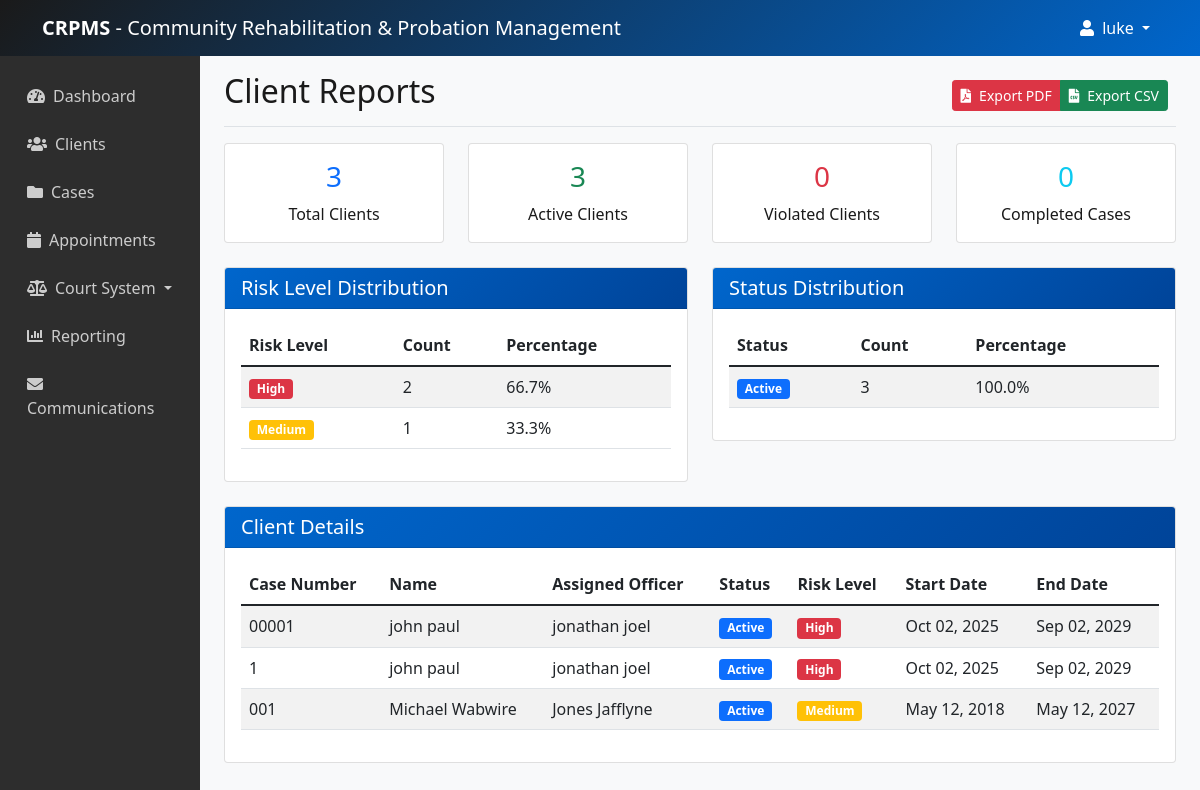
/reporting/clients/ (signed in), run on the app's committed database.
### users/models.py (models this page shows, shortened)
class User(AbstractUser):
    USER_TYPE_CHOICES = (
        ('admin', 'System Administrator'),
        ('officer', 'Probation Officer'),
        ('staff', 'Support Staff'),
        ('judge', 'Judge'),
    )
    user_type = models.CharField(max_length=20, choices=USER_TYPE_CHOICES, default='officer')
    phone = models.CharField(max_length=20, blank=True)
    department = models.CharField(max_length=100, blank=True)
    badge_number = models.CharField(max_length=50, blank=True)
    profile_picture = models.ImageField(upload_to='profiles/', blank=True)
    is_active_officer = models.BooleanField(default=True)  # Track if officer is active
    court_jurisdiction = models.CharField(max_length=100, blank=True)  # For judges

### clients/models.py (models this page shows, shortened)
class Client(models.Model):
    GENDER_CHOICES = (
        ('M', 'Male'),
        ('F', 'Female'),
        ('O', 'Other'),
    )
    STATUS_CHOICES = (
        ('active', 'Active'),
        ('completed', 'Completed'),
        ('violated', 'Violated'),
        ('transferred', 'Transferred'),
    )
    case_number = models.CharField(max_length=50, unique=True)
    first_name = models.CharField(max_length=100)
    last_name = models.CharField(max_length=100)
    date_of_birth = models.DateField()
    gender = models.CharField(max_length=1, choices=GENDER_CHOICES)
    assigned_officer = models.ForeignKey(User, on_delete=models.PROTECT, limit_choices_to={'user_type': 'officer', 'is_active_officer': True})
    status = models.CharField(max_length=20, choices=STATUS_CHOICES, default='active')
    start_date = models.DateField()
    end_date = models.DateField()
    risk_level = models.CharField(max_length=20, choices=[('low', 'Low'), ('medium', 'Medium'), ('high', 'High')])
    notes = models.TextField(blank=True)
    created_by = models.ForeignKey(User, on_delete=models.PROTECT, related_name='clients_created')
    created_at = models.DateTimeField(auto_now_add=True)
    updated_at = models.DateTimeField(auto_now=True)

### reporting/views.py (the view)
# urls.py: path('clients/', views.client_report, name='client_report'),
@login_required
def client_report(request):
    clients = Client.objects.all().select_related('assigned_officer')
    total_clients = clients.count()
    active_clients = clients.filter(status='active').count()
    completed_clients = clients.filter(status='completed').count()
    violated_clients = clients.filter(status='violated').count()
    risk_levels = Client.objects.values('risk_level').annotate(
        count=Count('risk_level')
    )
    total_risk = sum(level['count'] for level in risk_levels)
    for level in risk_levels:
        level['percentage'] = (level['count'] / total_risk * 100) if total_risk > 0 else 0
    status_counts = Client.objects.values('status').annotate(
        count=Count('status')
    )
    total_status = sum(status['count'] for status in status_counts)
    for status in status_counts:
        status['percentage'] = (status['count'] / total_status * 100) if total_status > 0 else 0
    context = {
        'clients': clients,
        'total_clients': total_clients,
        'active_clients': active_clients,
        'completed_clients': completed_clients,
        'violated_clients': violated_clients,
        'risk_levels': risk_levels,
        'status_counts': status_counts,
    }
    if request.GET.get('format') == 'csv':
        return generate_client_csv_report()
    return render(request, 'reporting/client_report.html', context)

### core/context_processors.py (called while the page is built)
def has_group_permission(request):
    def check_group(group_name):
        return request.user.groups.filter(name=group_name).exists()
    return {'has_group_permission': check_group}

### templates/reporting/client_report.html
{% extends 'base.html' %}
{% block content %}
<div class="d-flex justify-content-between flex-wrap flex-md-nowrap align-items-center pt-3 pb-2 mb-3 border-bottom">
    <h1 class="h2">Client Reports</h1>
    <div class="btn-toolbar mb-2 mb-md-0">
        <div class="btn-group me-2">
            <a href="{% url 'client_report_pdf' %}" class="btn btn-sm btn-danger">
                <i class="fas fa-file-pdf me-2"></i>Export PDF
            </a>
            <a href="{% url 'client_report' %}?format=csv" class="btn btn-sm btn-success">
                <i class="fas fa-file-csv me-2"></i>Export CSV
            </a>
        </div>
    </div>
</div>
<div class="row mb-4">
    <div class="col-md-3">
        <div class="card text-center">
            <div class="card-body">
                <h3 class="text-primary">{{ total_clients }}</h3>
                <p class="mb-0">Total Clients</p>
            </div>
        </div>
    </div>
    <div class="col-md-3">
        <div class="card text-center">
            <div class="card-body">
                <h3 class="text-success">{{ active_clients }}</h3>
                <p class="mb-0">Active Clients</p>
            </div>
        </div>
    </div>
    <div class="col-md-3">
        <div class="card text-center">
            <div class="card-body">
                <h3 class="text-danger">{{ violated_clients }}</h3>
                <p class="mb-0">Violated Clients</p>
            </div>
        </div>
    </div>
    <div class="col-md-3">
        <div class="card text-center">
            <div class="card-body">
                <h3 class="text-info">{{ completed_clients }}</h3>
                <p class="mb-0">Completed Cases</p>
            </div>
        </div>
    </div>
</div>
<div class="row">
    <div class="col-md-6 mb-4">
        <div class="card">
            <div class="card-header">
                <h5 class="card-title mb-0">Risk Level Distribution</h5>
            </div>
            <div class="card-body">
                <table class="table table-striped">
                    <thead>
                        <tr>
                            <th>Risk Level</th>
                            <th>Count</th>
                            <th>Percentage</th>
                        </tr>
                    </thead>
                    <tbody>
                        {% for level in risk_levels %}
                        <tr>
                            <td>
                                <span class="badge
                                    {% if level.risk_level == 'low' %}bg-success
                                    {% elif level.risk_level == 'medium' %}bg-warning
                                    {% else %}bg-danger{% endif %}">
                                    {{ level.risk_level|title }}
                                </span>
                            </td>
                            <td>{{ level.count }}</td>
                            <td>{{ level.percentage|floatformat:1 }}%</td>
                        </tr>
                        {% endfor %}
                    </tbody>
                </table>
            </div>
        </div>
    </div>
    <div class="col-md-6 mb-4">
        <div class="card">
            <div class="card-header">
                <h5 class="card-title mb-0">Status Distribution</h5>
            </div>
            <div class="card-body">
                <table class="table table-striped">
                    <thead>
                        <tr>
                            <th>Status</th>
                            <th>Count</th>
                            <th>Percentage</th>
                        </tr>
                    </thead>
                    <tbody>
                        {% for status in status_counts %}
                        <tr>
                            <td>
                                <span class="badge
                                    {% if status.status == 'active' %}bg-primary
                                    {% elif status.status == 'completed' %}bg-success
                                    {% else %}bg-danger{% endif %}">
                                    {{ status.status|title }}
                                </span>
                            </td>
                            <td>{{ status.count }}</td>
                            <td>{{ status.percentage|floatformat:1 }}%</td>
                        </tr>
                        {% endfor %}
                    </tbody>
                </table>
            </div>
        </div>
    </div>
</div>
<div class="card">
    <div class="card-header">
        <h5 class="card-title mb-0">Client Details</h5>
    </div>
    <div class="card-body">
        <div class="table-responsive">
            <table class="table table-striped">
                <thead>
                    <tr>
                        <th>Case Number</th>
                        <th>Name</th>
                        <th>Assigned Officer</th>
                        <th>Status</th>
                        <th>Risk Level</th>
                        <th>Start Date</th>
                        <th>End Date</th>
                    </tr>
                </thead>
                <tbody>
                    {% for client in clients %}
                    <tr>
                        <td>{{ client.case_number }}</td>
                        <td>{{ client.first_name }} {{ client.last_name }}</td>
                        <td>{{ client.assigned_officer.get_full_name }}</td>
                        <td>
                            <span class="badge
                                {% if client.status == 'active' %}bg-primary
                                {% elif client.status == 'completed' %}bg-success
                                {% else %}bg-danger{% endif %}">
                                {{ client.get_status_display }}
                            </span>
                        </td>
                        <td>
                            <span class="badge
                                {% if client.risk_level == 'low' %}bg-success
                                {% elif client.risk_level == 'medium' %}bg-warning
                                {% else %}bg-danger{% endif %}">
                                {{ client.get_risk_level_display }}
                            </span>
                        </td>
                        <td>{{ client.start_date|date:"M d, Y" }}</td>
                        <td>{{ client.end_date|date:"M d, Y" }}</td>
                    </tr>
                    {% empty %}
                    <tr>
                        <td colspan="7" class="text-center text-muted py-4">
                            No clients found.
                        </td>
                    </tr>
                    {% endfor %}
                </tbody>
            </table>
        </div>
    </div>
</div>
{% endblock %}

### templates/base.html (shortened to what this page needs)
<!DOCTYPE html>
<html lang="en">
<head>
    <link href="https://cdn.jsdelivr.net/npm/bootstrap@5.1.3/dist/css/bootstrap.min.css" rel="stylesheet">
    <link rel="stylesheet" href="https://cdnjs.cloudflare.com/ajax/libs/font-awesome/5.15.4/css/all.min.css">
</head>
<body>
<nav class="navbar navbar-expand-lg navbar-dark">
    <div class="container">
        <a class="navbar-brand" href="{% url 'dashboard' %}">
            <strong>CRPMS</strong> - Community Rehabilitation & Probation Management
        </a>
        <div class="collapse navbar-collapse" id="navbarNav">
            <div class="navbar-nav ms-auto">
                {% if user.is_authenticated %}
                    <div class="nav-item dropdown">
                        <a class="nav-link dropdown-toggle" href="#" id="navbarDropdown" role="button" data-bs-toggle="dropdown" aria-expanded="false">
                            <i class="fas fa-user me-1"></i>
                            {{ user.first_name|default:user.username }}
                        </a>
                    </div>
                {% endif %}
            </div>
        </div>
    </div>
</nav>
    <div class="container-fluid">
        <div class="row">
            {% if user.is_authenticated %}
            <div class="col-md-3 col-lg-2 sidebar d-md-block">
                <div class="position-sticky pt-3">
                    <ul class="nav flex-column">
                        <li class="nav-item">
                            <a class="nav-link" href="{% url 'dashboard' %}">
                                <i class="fas fa-tachometer-alt me-2"></i>Dashboard
                            </a>
                        </li>
                        {% if user.user_type == 'judge' %}
                        <li class="nav-item">
                            <a class="nav-link" href="{% url 'judges:judge_dashboard' %}">
                                <i class="fas fa-gavel me-2"></i>Judicial Portal
                            </a>
                        </li>
                        <li class="nav-item">
                            <a class="nav-link" href="{% url 'judges:judge_cases' %}">
                                <i class="fas fa-list me-2"></i>My Cases
                            </a>
                        </li>
                        <li class="nav-item">
                            <a class="nav-link" href="{% url 'judges:court_calendar' %}">
                                <i class="fas fa-calendar-alt me-2"></i>Court Calendar
                            </a>
                        </li>
                        <li class="nav-item">
                            <a class="nav-link" href="{% url 'judges:judicial_reviews' %}">
                                <i class="fas fa-clipboard-check me-2"></i>Judicial Reviews
                            </a>
                        </li>
                        {% else %}
                        <li class="nav-item">
                            <a class="nav-link" href="{% url 'client_list' %}">
                                <i class="fas fa-users me-2"></i>Clients
                            </a>
                        </li>
                        <li class="nav-item">
                            <a class="nav-link" href="{% url 'case_list' %}">
                                <i class="fas fa-folder me-2"></i>Cases
                            </a>
                        </li>
                        <li class="nav-item">
                            <a class="nav-link" href="{% url 'appointment_list' %}">
                                <i class="fas fa-calendar me-2"></i>Appointments
                            </a>
                        </li>
                        {% endif %}
                        <li class="nav-item dropdown">
                            <a class="nav-link dropdown-toggle" href="#" id="courtsDropdown" role="button" data-bs-toggle="dropdown" aria-expanded="false">
                                <i class="fas fa-balance-scale me-2"></i>Court System
                            </a>
                        </li>
                        <li class="nav-item">
                            <a class="nav-link" href="{% url 'report_list' %}">
                                <i class="fas fa-chart-bar me-2"></i>Reporting
                            </a>
                        </li>
                        <li class="nav-item">
                            <a class="nav-link" href="{% url 'message_list' %}">
                                <i class="fas fa-envelope me-2"></i>Communications
                            </a>
                        </li>
                    </ul>
                </div>
            </div>
            {% endif %}
            <main class="col-md-9 ms-sm-auto col-lg-10 px-md-4">
                {% block content %}
                {% endblock %}
            </main>
        </div>
    </div>
</body>
</html>

### templates/base.html (style rules this page uses)
:root { --primary-blue: #0066cc; --dark-blue: #004499; --light-blue: #e6f2ff; --dark-black: #1a1a1a; --medium-black: #2d2d2d; --light-gray: #f8f9fa; }
body { background-color: var(--light-gray); color: var(--dark-black); }
.navbar { background: linear-gradient(135deg, var(--dark-black) 0%, var(--primary-blue) 100%); }
.navbar-brand, .navbar-nav .nav-link { color: white !important; }
.card-header { background: linear-gradient(135deg, var(--primary-blue) 0%, var(--dark-blue) 100%); color: white; }
.sidebar { background-color: var(--medium-black); min-height: calc(100vh - 56px); color: white; }
.sidebar .nav-link { color: #ccc; padding: 10px 15px; margin: 2px 0; }

### data on the page
User: first_name "luke"
Client: case_number "00001", first_name "john", last_name "paul", assigned_officer.get_full_name "jonathan joel", status "Active", risk_level "High", start_date "Oct 02, 2025", end_date "Sep 02, 2029"
Client: case_number "1", first_name "john", last_name "paul", assigned_officer.get_full_name "jonathan joel", status "Active", risk_level "High", start_date "Oct 02, 2025", end_date "Sep 02, 2029"
Client: case_number "001", first_name "Michael", last_name "Wabwire", assigned_officer.get_full_name "Jones Jafflyne", status "Active", risk_level "Medium", start_date "May 12, 2018", end_date "May 12, 2027"

### other printed values
{{ total_clients }} "3"
{{ active_clients }} "3"
{{ violated_clients }} "0"
{{ completed_clients }} "0"
{{ level.risk_level|title }} "High" "Medium"
{{ level.count }} "2" "1"
{{ level.percentage|floatformat:1 }} "66.7" "33.3"
{{ status.status|title }} "Active"
{{ status.count }} "3"
{{ status.percentage|floatformat:1 }} "100.0"
